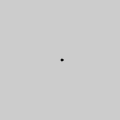
Frame 1 (no input)
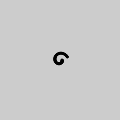
Frame 60 (no input)
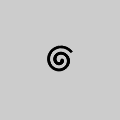
Frame 120 (the mouse pressed at the canvas centre since frame 60)

The p5.js sketch that drew these frames (run headless with seeded random() and noise() and a simulated clock; from frame 60 on, the mouse is pressed at the canvas centre):

// p5.js sketch
// ── sketch.js
var angle = 0.0;
var offset = 60;
var scalar = 2;
var speed = 0.1;

function setup() {
  createCanvas(120, 120);
  fill(0);
  background(204);
	frameRate(600);
}

function draw() {
  var x = offset + cos(angle) * scalar;
  var y = offset + sin(angle) * scalar;
  ellipse(x, y, 2, 2);
  angle += speed;
  scalar += speed;
}
